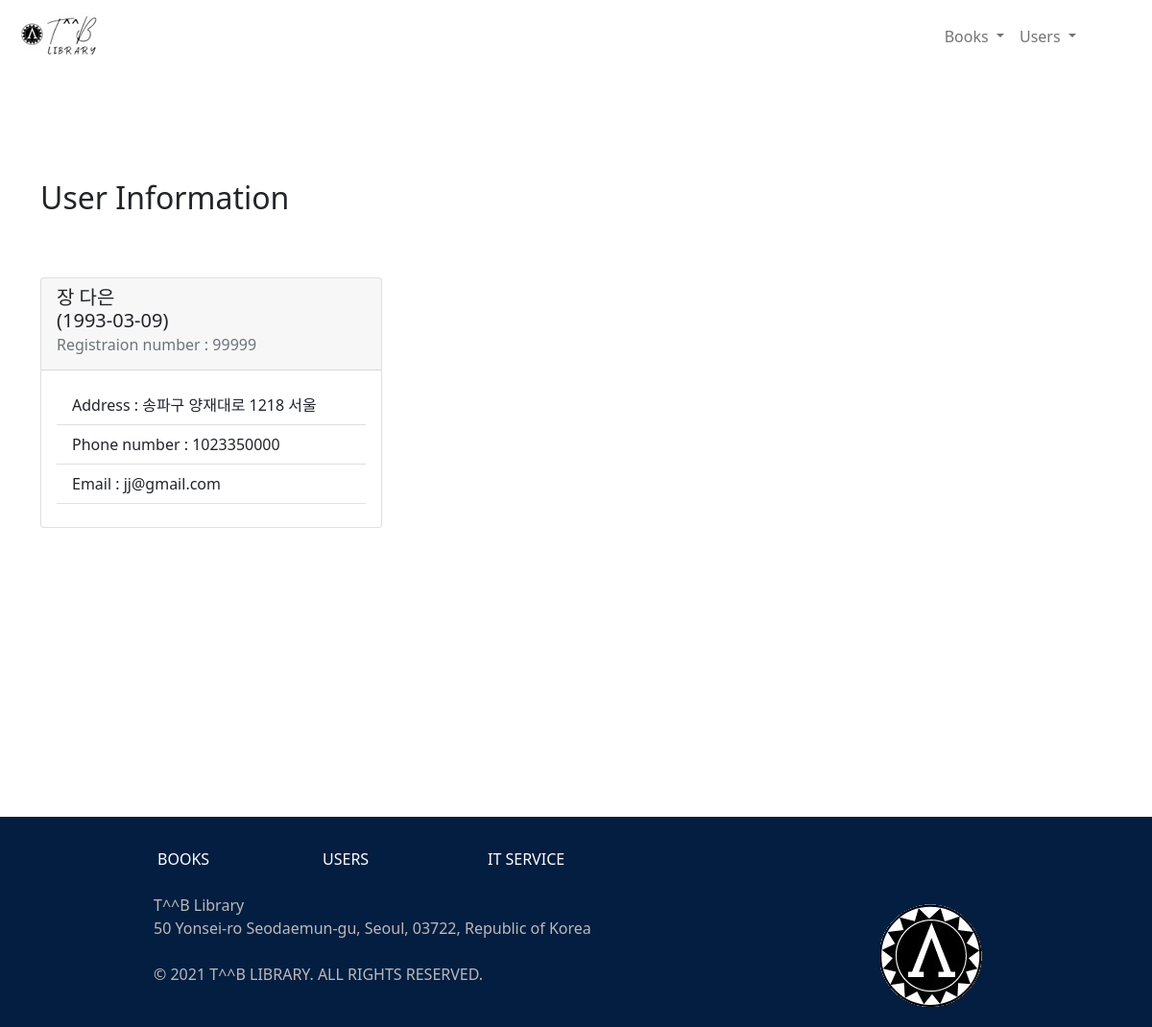
The app's page /user.php?library_number=99999, older data.
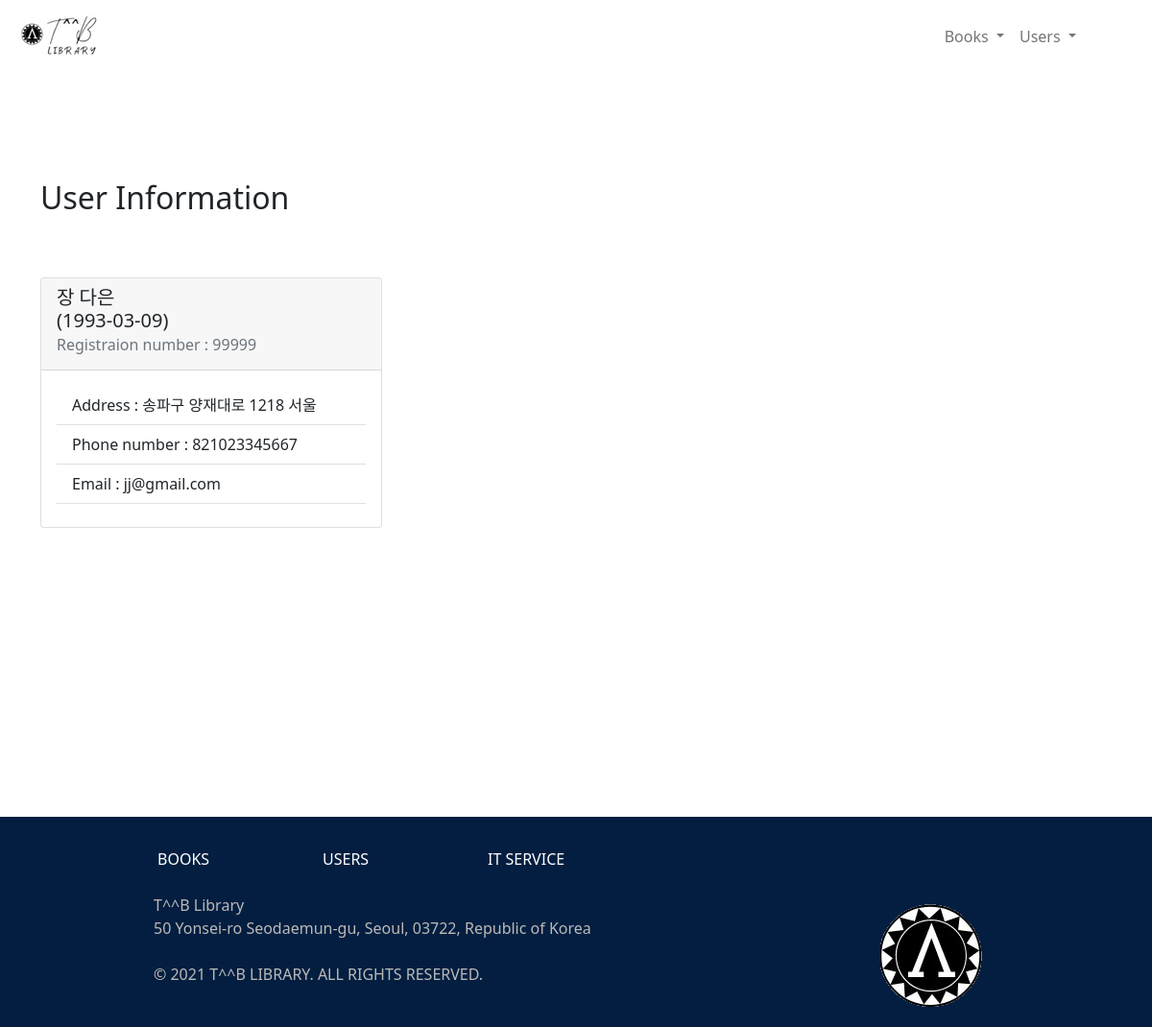
The same page, newer data.
### tables this page shows
CREATE TABLE User(
    id INT UNSIGNED NOT NULL AUTO_INCREMENT,
    lastname VARCHAR(20) NOT NULL,
    firstname VARCHAR(20) NOT NULL,
    birth_date DATE NOT NULL,
    city_code CHAR(5) NOT NULL,
    city VARCHAR(50) NOT NULL,
    adress VARCHAR(100) NOT NULL,
    phone VARCHAR(15) NOT NULL,
    email VARCHAR(50) NOT NULL,
    library_number INT(5) NOT NULL,
    PRIMARY KEY (id)
);

### user.php (called while the page is built, shortened)
<?php
require_once "model/userManager.php";
require "model/entity/user.php";
if (isset($_GET["library_number"]) && !empty($_GET["library_number"])) {
    $userSingle = new userManager();
    $user = $userSingle->getUser(htmlspecialchars($_GET["library_number"]));
}
include "view/userView.php";

### model/dataBase.php (called while the page is built)
<?php
abstract class DataBase
{
    static public function getDB() {
        try{
        $db = new PDO('mysql:host=localhost:8889;dbname=library_php', "root", "root");
        return $db;
      }catch (Exception $e) {
        echo "Error while connecting to the database: " . $e->getMessage() . "<br/>";
        exit($e->getMessage());
        }
    }
}
?>

### model/userManager.php (called while the page is built, shortened)
<?php
require_once "dataBase.php";
class userManager extends DataBase {
  private PDO $db;
  public function getUser(int $library_number):User {
    $query = $this->db->prepare (
      "SELECT *
      FROM User
      WHERE library_number = :library_number"
    );
    $query->execute([
    "library_number" => $library_number
    ]);
    $data = $query -> fetchAll(PDO::FETCH_ASSOC);
    $user = new User($data[0]);
    return $user;
  }
  public function __construct() {
    $this->db = DataBase::getDB();
}
}

### model/entity/user.php (called while the page is built, shortened)
<?php
class User {
    protected string $lastname;
    protected string $firstname;
    protected string $birth_date;
    protected int $city_code;
    protected string $city;
    protected string $adress;
    protected int $phone;
    protected string $email;
    protected int $library_number;
    public function __construct(?array $data=null) {
        if($data) {
            foreach($data as $key => $value) {
                $setter = "set" . ucfirst($key);
            }
        }
    }
    public function setLastName(string $lastname){
        $this->lastname =$lastname;
    }
    public function getLastName(){
        return $this->lastname;
    }
    public function setFirstName(string $firstname){
        $this->firstname =$firstname;
    }
    public function getFirstName(){
        return $this->firstname;
    }
    public function setBirth_Date(string $birth_date){
        $this->birth_date =$birth_date;
    }
    public function getBirth_Date(){
        return $this->birth_date;
    }
    public function setCity_Code(int $city_code){
        $this->city_code =$city_code;
    }
    public function getCity_Code(){
        return $this->city_code;
    }
    public function setCity(string $city){
        $this->city =$city;
    }
    public function getCity(){
        return $this->city;
    }
    public function setAdress(string $adress){
        $this->adress =$adress;
    }
    public function getAdress(){
        return $this->adress;
    }
    public function setPhone(int $phone){
        $this->phone =$phone;
    }
    public function getPhone(){
        return $this->phone;
    }
    public function setEmail(string $email){
        $this->email =$email;
    }
    public function getEmail(){
        return $this->email;
    }
    public function setLibrary_Number(int $library_number){
        $this->library_number =$library_number;
    }
    public function getLibrary_Number(){
        return $this->library_number;
    }
}

### view/userView.php (the view)
<?php
include "view/template/nav.php";
include "view/template/header.php";
?>
<div class="mainpage">
<h2>User Information</h2>
    <div class="row mt-5">
      <div class="col-12 col-md-6 col-lg-4">
        <article class="card">
          <div class="card-header">
            <h5 class="card-title"><?php echo $user->getLastName(). " " . $user->getFirstName(). " <br>(" .$user->getBirth_Date(). ")"; ?></h5>
            <h6 class="card-subtitle mb-2 text-muted">Registraion number : <?php echo $user->getLibrary_Number(); ?></h6>
          </div>
          <div class="card-body">
            <ul class="list-group list-group-flush border-bottom mb-2">
              <li class="list-group-item">Address : <?php echo $user->getAdress() . " " .$user->getCity_Code() . " " . $user->getCity(); ?></li>
              <li class="list-group-item">Phone number : <?php echo $user->getPhone(); ?></li>
              <li class="list-group-item">Email : <?php echo $user->getEmail(); ?></li>
            </ul>
        </article>
      </div>
</div>
<?php
include "view/template/footer.php";
?>

Row changes from the older to the newer data that the page shows:
changed user "다은": phone "1023350000" → "821023345667"
